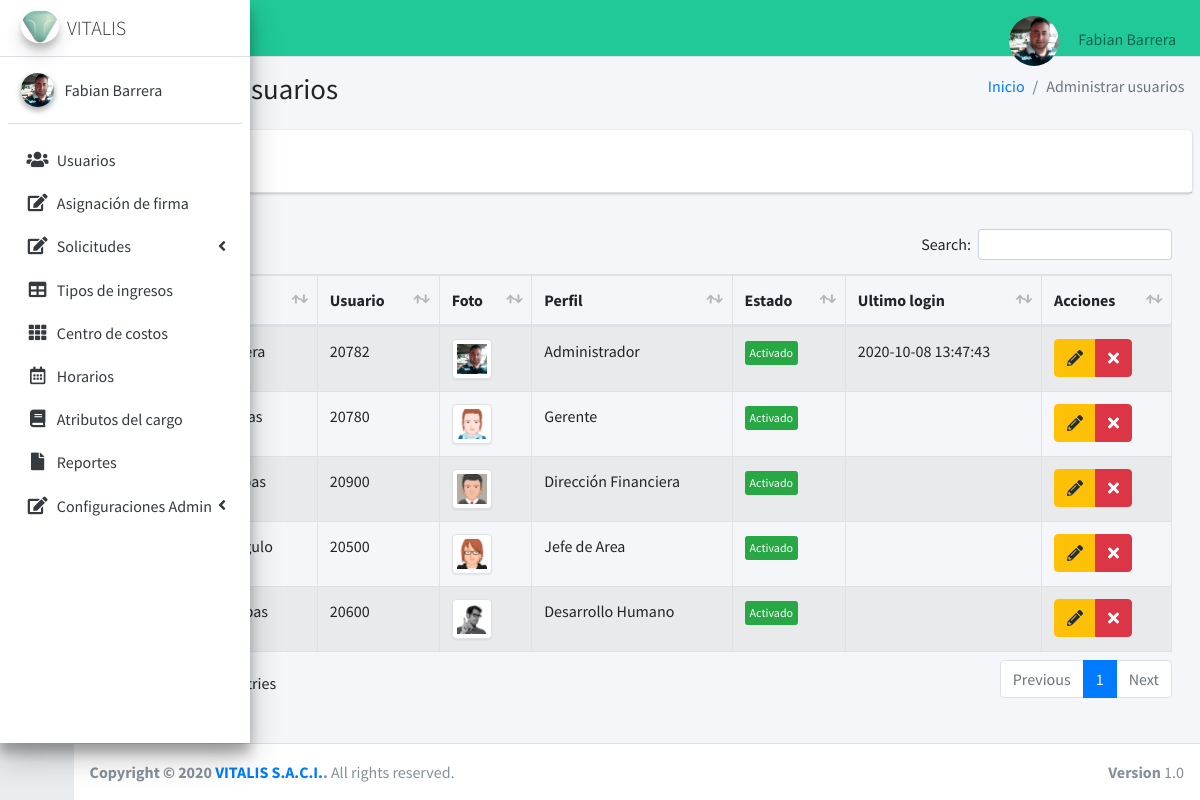
/usuarios (signed in), run on the app's committed database.
### tables this page shows
CREATE TABLE `usuarios` (
  `iduser` int(11) NOT NULL,
  `nombre` varchar(100) NOT NULL,
  `correo` varchar(50) NOT NULL,
  `usuario` text DEFAULT NULL,
  `password` text NOT NULL,
  `perfil` text NOT NULL,
  `area` text NOT NULL,
  `estado` int(11) NOT NULL,
  `fecha` timestamp NULL DEFAULT current_timestamp(),
  `foto` text NOT NULL,
  `telefono` bigint(50) DEFAULT NULL,
  `ultimologin` datetime DEFAULT NULL
);

### controladores/plantilla.controlador.php (called while the page is built)
<?php
class ControladorPlantilla{
    static public function ctrPlantilla(){
        include "vistas/plantilla.php";
    }
}

### index.php (called while the page is built, shortened)
<?php
  require_once "controladores/plantilla.controlador.php";
  require_once "controladores/usuarios.controlador.php";
  require_once "controladores/firmas.controlador.php";
  require_once "modelos/usuarios.modelo.php";
  $plantilla =new ControladorPlantilla();
  $plantilla -> ctrPlantilla();
  ?>

### controladores/usuarios.controlador.php (called while the page is built, shortened)
<?php
class ControladorUsuarios{
	static public function ctrMostrarUsuarios($item, $valor){
		$tabla = "usuarios";
		$respuesta = ModeloUsuarios::mdlMostrarUsuarios($tabla, $item, $valor);
		return $respuesta;
	}
}

### modelos/conexion.php (called while the page is built)
<?php
class Conexion{
	static public function conectar(){
		$link = new PDO("mysql:host=localhost;dbname=vitaweb",
			            "root",
			            "");
		$link->exec("set names utf8");
		return $link;
	}
}

### modelos/usuarios.modelo.php (called while the page is built, shortened)
<?php
require_once "conexion.php";
class ModeloUsuarios{
	static public function mdlMostrarUsuarios($tabla, $item, $valor){
		if ($item != null) {
			$stmt = Conexion::conectar()->prepare("SELECT * FROM $tabla WHERE $item = :$item");
        	$stmt -> bindParam(":".$item, $valor, PDO::PARAM_STR);
        	$stmt -> execute();
        	return $stmt -> fetch();
		}else{
			$stmt = Conexion::conectar()->prepare("SELECT * FROM $tabla");
        	$stmt -> execute();
        	return $stmt -> fetchAll();
		}
    }
}

### vistas/modulos/usuarios.php (the view, shortened to what this page needs)
<div class="content-wrapper">
  <section class="content-header">
    <div class="container-fluid">
      <div class="row mb-2">
        <div class="col-sm-6">
          <h1>Administrar usuarios</h1>
        </div>
        <div class="col-sm-6">
          <ol class="breadcrumb float-sm-right">
            <li class="breadcrumb-item"><a href="inicio">Inicio</a></li>
            <li class="breadcrumb-item active">Administrar usuarios</li>
          </ol>
        </div>
      </div>
    </div>
  </section>
  <section class="content">
    <div class="card">
      <div class="card-header">
        <button type="button" class="btn btn-primary" data-toggle="modal" data-target="#AgregarUsuario">
        </button>
      </div>
    </div>
    <div class="card-body">
      <table id="example1" class="table table-bordered table-striped">
        <thead>
          <tr>
            <th style="width: 10px;" >#</th>
            <th>Nombre</th>
            <th>Usuario</th>
            <th>Foto</th>
            <th>Perfil</th>
            <th>Estado</th>
            <th>Ultimo login</th>
            <th>Acciones</th>
          </tr>
        </thead>
        <tbody>
        <?php
        $item = null;
        $valor = null;
          $usuarios = ControladorUsuarios::ctrMostrarUsuarios($item, $valor);
          foreach ($usuarios as $key => $value) {
            echo ' <tr>
            <td>'.($key+1).'</td>
            <td>'.$value["nombre"].'</td>
            <td>'.$value["usuario"].'</td>';
            if ($value["foto"] != ""){
              echo '<td><img src="'.$value["foto"].'" class="img-thumbnail" width="40px"></td>';
            }else {
              echo'<td><img src="vistas/dist/img/anonymous.png" class="img-thumbnail" width="40px"></td>';
            }
            echo '<td>'.$value["perfil"].'</td>';
                if($value["estado"] != 0){
                  echo '<td><button class="btn btn-success btn-xs btnActivar" idUsuario="'.$value["iduser"].'" estadoUsuario="0">Activado</button></td>';
                }else{
                  echo '<td><button class="btn btn-danger btn-xs btnActivar" idUsuario="'.$value["iduser"].'" estadoUsuario="1">Desactivado</button></td>';
                }
                echo '<td>'.$value["ultimologin"].'</td>
                <td>
              <div class="btn-group">
                <button class="btn btn-warning btnEditarUsuario"idUsuario="'.$value["iduser"].'"data-toggle="modal" data-target="#modalEditarUsuario"><i class="fas fa-pencil-alt"></i></button>
                <button class="btn btn-danger btnEliminarUsuario"idUsuario="'.$value["iduser"].'"fotoUsuario="'.$value["foto"].'"usuario="'.$value["usuario"].'"><i class="fa fa-times"></i></button>
              </div>
            </td>
          </tr>';
          }
        ?>
        </tbody>
      </table>
    </div>
</div>
</div>

### vistas/plantilla.php (shortened to what this page needs)
<!DOCTYPE html>
<html>
<head>
  <link rel="stylesheet" href="vistas/plugins/fontawesome-free/css/all.min.css">
  <link rel="stylesheet" href="https://code.ionicframework.com/ionicons/2.0.1/css/ionicons.min.css">
  <link rel="stylesheet" href="vistas/plugins/datatables-bs4/css/dataTables.bootstrap4.min.css">
  <link rel="stylesheet" href="vistas/plugins/datatables-responsive/css/responsive.bootstrap4.min.css">
  <link rel="stylesheet" href="vistas/plugins/tempusdominus-bootstrap-4/css/tempusdominus-bootstrap-4.min.css">
  <link rel="stylesheet" href="vistas/plugins/icheck-bootstrap/icheck-bootstrap.min.css">
  <link rel="stylesheet" href="vistas/plugins/jqvmap/jqvmap.min.css">
  <link rel="stylesheet" href="vistas/dist/css/adminlte.css">
  <link rel="stylesheet" href="vistas/plugins/overlayScrollbars/css/OverlayScrollbars.min.css">
  <link rel="stylesheet" href="vistas/plugins/daterangepicker/daterangepicker.css">
  <link rel="stylesheet" href="vistas/plugins/summernote/summernote-bs4.css">
</head>
<body class="hold-transition sidebar-collapse sidebar-mini login-page">
  <?php
  if (isset($_SESSION["iniciarSesion"]) && $_SESSION["iniciarSesion"] == "ok") {
    echo '<div class="wrapper">';
    include "modulos/nav.php";
    include "modulos/menu.php";
    if (isset($_GET["ruta"])) {
      if (
        $_GET["ruta"] == "inicio" ||
        $_GET["ruta"] == "usuarios" ||
        $_GET["ruta"] == "asignacionFirma" ||
        $_GET["ruta"] == "administrarsolicitudes" ||
        $_GET["ruta"] == "crear-solicitud" ||
        $_GET["ruta"] == "editar-solicitud" ||
        $_GET["ruta"] == "tiposIngreso" ||
        $_GET["ruta"] == "centroCostos" ||
        $_GET["ruta"] == "horarios" ||
        $_GET["ruta"] == "atributosCargo" ||
        $_GET["ruta"] == "reportes" ||
        $_GET["ruta"] == "configuraciones" ||
        $_GET["ruta"] == "configurarCorreo" ||
        $_GET["ruta"] == "datosFormato" ||
        $_GET["ruta"] == "perfiles" ||
        $_GET["ruta"] == "login" ||
        $_GET["ruta"] == "salir"
      ) {
        include "modulos/" . $_GET["ruta"] . ".php";
      } else {
        include "modulos/404.php";
      }
    } else {
      include "modulos/inicio.php";
    }
    include "modulos/footer.php";
  } else {
    include "modulos/login.php";
  }
  ?>
</body>
</html>

### vistas/modulos/nav.php (shortened to what this page needs)
<nav class="main-header navbar navbar-expand navbar-teal navbar-light">
    <ul class="navbar-nav">
        <li class="nav-item">
            <a class="nav-link" data-widget="pushmenu" href="#" role="button"><i class="fas fa-bars"></i></a>
        </li>
    </ul>
    <ul class="navbar-nav ml-auto">
        <li class="nav-item dropdown user-menu">
            <a href="#" class="nav-link dropdown-toggle" data-toggle="dropdown" aria-expanded="false">
            <?php
                   if ($_SESSION["foto"] != ""){
                   echo '<img src="'.$_SESSION["foto"].'"class="img-size-50 mr-3 img-circle">';
                   }else {
                   echo '<img src="vistas/img/usuarios/user1.jpg" class="img-size-50 mr-3 img-circle">';
                   }
                   ?>
                <span class="d-none d-md-inline"> <?php echo $_SESSION["nombre"]; ?></span>
            </a>
        </li>
    </ul>
</nav>

### vistas/modulos/menu.php (shortened to what this page needs)
<aside class="main-sidebar sidebar-light-primary elevation-4">
    <a href="inicio" class="brand-link">
      <img src="vistas/dist/img/logo3.png" alt="AdminLTE Logo" class="brand-image img-circle elevation-3"
           style="opacity: .8">
      <span class="brand-text font-weight-light">VITALIS</span>
    </a>
    <div class="sidebar">
      <div class="user-panel mt-3 pb-3 mb-3 d-flex">
        <div class="image">
        <?php
                   if ($_SESSION["foto"] != ""){
                    echo '<img src="'.$_SESSION["foto"].'"class="img-circle elevation-2">';
                   }else {
                    echo '<img src="vistas/img/usuarios/user5.png" class="img-circle elevation-2" alt="User Image">';
                   }
                ?>
        </div>
        <div class="info">
          <a href="#" class="d-block"><?php echo $_SESSION["nombre"]; ?></a>
        </div>
      </div>
      <nav class="mt-2">
        <ul class="nav nav-pills nav-sidebar flex-column" data-widget="treeview" role="menu" data-accordion="false">
               <li class="nav-item">
            <a href="usuarios" class="nav-link">
              <i class="nav-icon fas fa-users"></i>
              <p>
                Usuarios
              </p>
            </a>
            <li class="nav-item">
            <a href="asignacionFirma" class="nav-link">
              <i class="nav-icon fas fa-edit"></i>
              <p>
                Asignación de firma
              </p>
            </a>
            <li class="nav-item has-treeview">
            <a href="#" class="nav-link">
            <i class="nav-icon fas fa-edit"></i>
              <p>
                Solicitudes
                <i class="right fas fa-angle-left"></i>
              </p>
            </a>
          </li>
          <li class="nav-item">
            <a href="tiposIngreso" class="nav-link">
            <i class="nav-icon fas fa-table"></i>
              <p>
                Tipos de ingresos
              </p>
            </a>
          </li>
          <li class="nav-item">
            <a href="centroCostos" class="nav-link">
              <i class="nav-icon fas fa-th"></i>
              <p>
                Centro de costos
              </p>
            </a>
          </li>
          <li class="nav-item">
            <a href="horarios" class="nav-link">
              <i class="nav-icon far fa-calendar-alt"></i>
              <p>
                Horarios
              </p>
            </a>
          </li>
          <li class="nav-item">
            <a href="atributosCargo" class="nav-link">
              <i class="nav-icon fas fa-book"></i>
              <p>
                Atributos del cargo
              </p>
            </a>
          </li>
          <li class="nav-item">
            <a href="reportes" class="nav-link">
              <i class="nav-icon fas fa-file"></i>
              <p>
                Reportes
              </p>
            </a>
          </li>
          <li class="nav-item has-treeview">
            <a href="configuraciones" class="nav-link">
            <i class="nav-icon fas fa-edit"></i>
              <p>
                Configuraciones Admin
                <i class="right fas fa-angle-left"></i>
              </p>
            </a>
          </li>
            </ul>
      </nav>
    </div>
  </aside>

### vistas/modulos/footer.php
<footer class="main-footer">
    <strong>Copyright &copy; 2020 <a href="#">VITALIS S.A.C.I.</a>.</strong>
    All rights reserved.
    <div class="float-right d-none d-sm-inline-block">
      <b>Version</b> 1.0
    </div>
  </footer>

### data on the page
usuarios: usuario "20782", foto (picture), perfil "Administrador", ultimologin "2020-10-08 13:47:43"
usuarios: usuario "20780", foto (picture), perfil "Gerente"
usuarios: usuario "20900", foto (picture), perfil "Dirección Financiera"
usuarios: usuario "20500", foto (picture), perfil "Jefe de Area"
usuarios: usuario "20600", foto (picture), perfil "Desarrollo Humano"

### other printed values
$_SESSION["nombre"] "Fabian Barrera"
